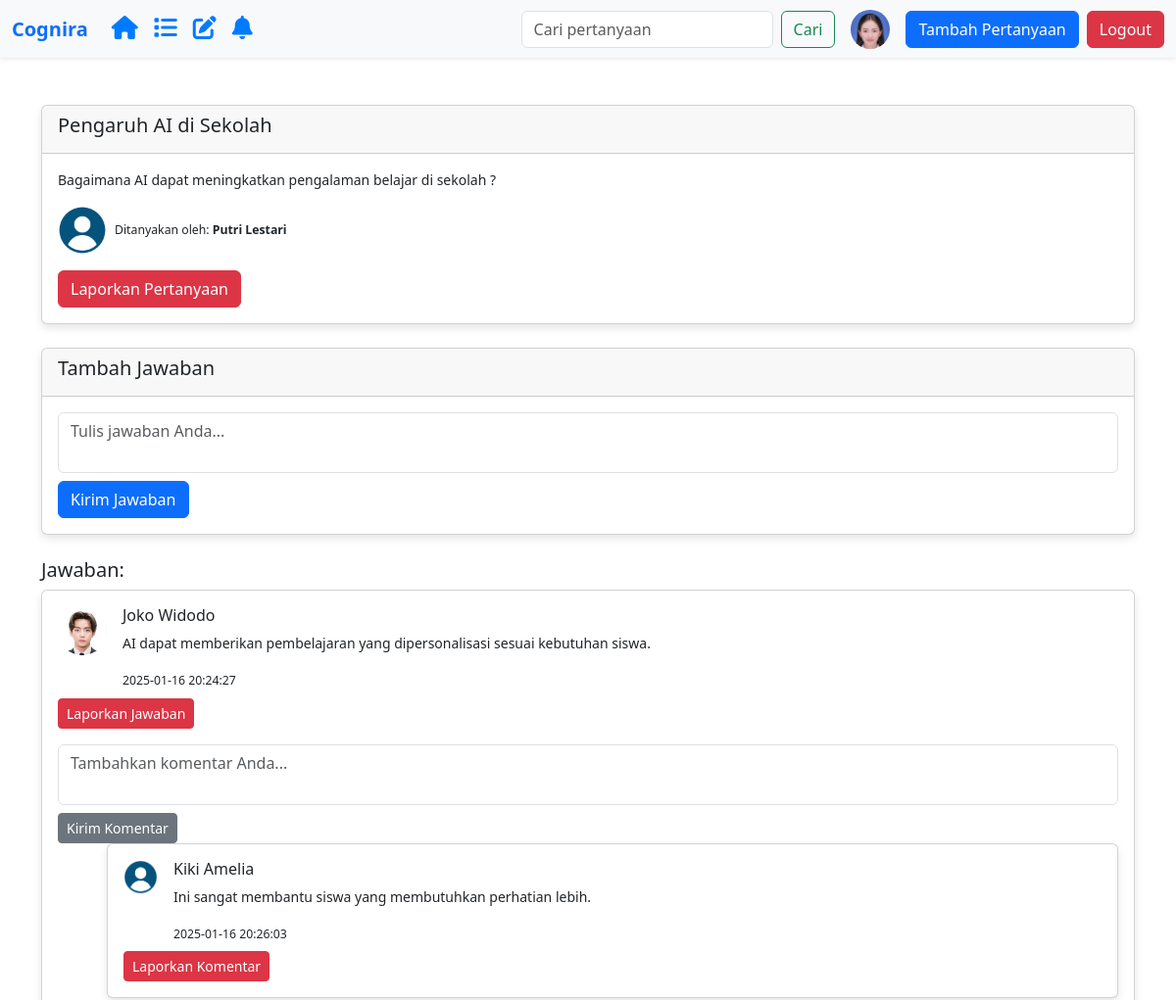
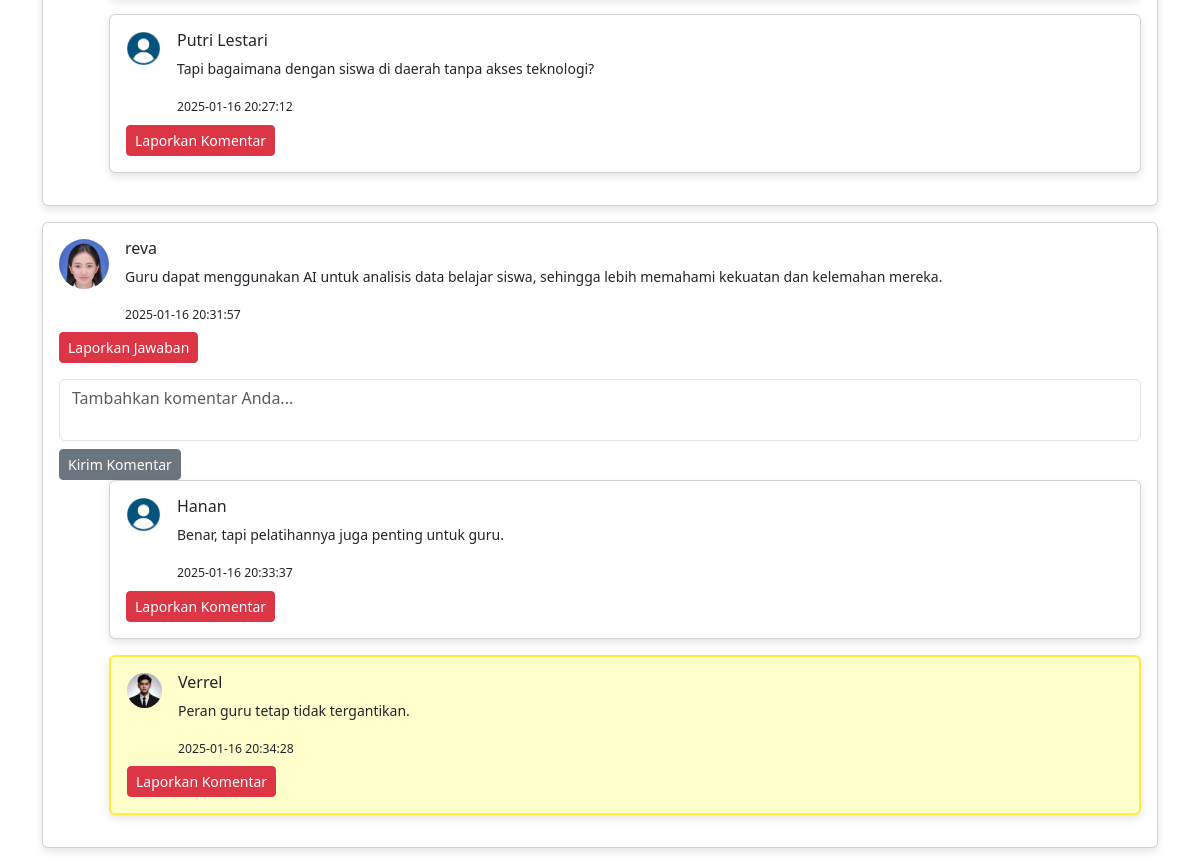
/question/question-detail.php?id=57&comment_id=75 (signed in), run on the app's committed database (2 pictures, top to bottom).
### tables this page shows
CREATE TABLE `pengguna_cognira` (
  `pengguna_id` varchar(11) NOT NULL,
  `nama_pengguna` varchar(50) NOT NULL,
  `email` varchar(100) NOT NULL,
  `kata_sandi` varchar(255) NOT NULL,
  `foto` varchar(50) DEFAULT NULL,
  `created_at` datetime NOT NULL,
  `statusblock` tinyint(1) NOT NULL DEFAULT 0,
  `blokir_hingga` datetime DEFAULT NULL
);

CREATE TABLE `questions` (
  `question_id` int(11) NOT NULL,
  `pengguna_id` varchar(11) NOT NULL,
  `title` varchar(150) NOT NULL,
  `content` text NOT NULL,
  `question_created_at` datetime NOT NULL
);

CREATE TABLE `answers` (
  `answer_id` int(11) NOT NULL,
  `question_id` int(11) NOT NULL,
  `pengguna_id` varchar(11) NOT NULL,
  `content` text NOT NULL,
  `answer_created_at` datetime NOT NULL
);

CREATE TABLE `comments` (
  `comment_id` int(11) NOT NULL,
  `answer_id` int(11) NOT NULL,
  `pengguna_id` varchar(11) NOT NULL,
  `content` text NOT NULL,
  `comment_created_at` datetime NOT NULL
);

### question/question-detail.php (the view, shortened to what this page needs)
<?php
require_once "../config.php";
require_once "../template/navbar-user.php";
$question_id = isset($_GET['id']) ? (int)$_GET['id'] : null;
$query = $koneksi->prepare("
    SELECT q.*, u.nama_pengguna, u.foto
    FROM questions q
    JOIN pengguna_cognira u ON q.pengguna_id = u.pengguna_id
    WHERE q.question_id = ?
");
$query->bind_param('i', $question_id);
$query->execute();
$question = $query->get_result()->fetch_assoc();
$answer_id = isset($_GET['answer_id']) ? (int)$_GET['answer_id'] : null;
$comment_id = isset($_GET['comment_id']) ? (int)$_GET['comment_id'] : null;
function getProfilePhoto($photo) {
    return (!empty($photo) && file_exists('../asset/uploads/' . $photo))
        ? '../asset/uploads/' . htmlspecialchars($photo)
        : '../asset/uploads/default.png';
}
?>
<!DOCTYPE html>
<html lang="id">
<head>
    <link rel="stylesheet" href="../asset/css/style.css">
    <link rel="stylesheet" href="https://cdn.jsdelivr.net/npm/bootstrap@5.3.0/dist/css/bootstrap.min.css">
</head>
<body>
    <div class="container mt-5">
        <div class="card mb-4">
            <div class="card-header"><h5><?= htmlspecialchars($question['title']); ?></h5></div>
            <div class="card-body">
                <p><?= nl2br(htmlspecialchars($question['content'])); ?></p>
                <div class="d-flex align-items-center">
                    <img src="<?= getProfilePhoto($question['foto']); ?>" alt="Foto Profil" class="profile-img me-2">
                    <small>Ditanyakan oleh: <strong><?= htmlspecialchars($question['nama_pengguna']); ?></strong></small>
                </div>
                <a href="javascript:void(0);"
                   onclick="konfirmasiLaporan('Question', <?= (int)$question['question_id']; ?>)"
                   class="btn btn-danger btn-laporkan mt-3">
                    Laporkan Pertanyaan
                </a>
            </div>
        </div>
        <div class="card mb-4">
            <div class="card-header"><h5>Tambah Jawaban</h5></div>
            <div class="card-body">
                <form action="../actions/add-answer.php" method="POST">
                    <textarea name="content" class="form-control mb-2" placeholder="Tulis jawaban Anda..." required></textarea>
                    <button type="submit" class="btn btn-primary">Kirim Jawaban</button>
                </form>
            </div>
        </div>
        <?php
        $answers_query = $koneksi->prepare("
            SELECT a.*, u.nama_pengguna, u.foto
            FROM answers a
            JOIN pengguna_cognira u ON a.pengguna_id = u.pengguna_id
            WHERE a.question_id = ?
        ");
        $answers_query->bind_param('i', $question_id);
        $answers_query->execute();
        $answers_result = $answers_query->get_result();
        ?>
        <h5>Jawaban:</h5>
        <?php while ($answer = $answers_result->fetch_assoc()) : ?>
            <div class="card mb-3 <?= ($answer_id == $answer['answer_id']) ? 'highlight' : ''; ?>"
                id="answer-<?= $answer['answer_id']; ?>">
                <div class="card-body">
                   <div class="d-flex align-items-start">
                        <img src="<?= getProfilePhoto($answer['foto']); ?>" alt="Foto Profil" class="profile-img me-3">
                   <div>
                    <h6><?= htmlspecialchars($answer['nama_pengguna']); ?></h6>
                    <p><?= nl2br(htmlspecialchars($answer['content'])); ?></p>
                    <small><?= $answer['answer_created_at']; ?></small>
                </div>
            </div>
            <a href="javascript:void(0);"
                       onclick="konfirmasiLaporan('Answer', <?= (int)$answer['answer_id']; ?>)"
                       class="btn btn-danger btn-sm btn-laporkan mt-2">
                        Laporkan Jawaban
                    </a>
                    <form action="../actions/add-comment.php" method="POST" class="mt-3">
                        <textarea name="content" class="form-control mb-2" placeholder="Tambahkan komentar Anda..." required></textarea>
                        <button type="submit" class="btn btn-secondary btn-sm">Kirim Komentar</button>
                    </form>
                    <?php
                    $comments_query = $koneksi->prepare("SELECT c.*, u.nama_pengguna, u.foto FROM comments c JOIN pengguna_cognira u ON c.pengguna_id = u.pengguna_id WHERE c.answer_id = ?");
                    $comments_query->bind_param('i', $answer['answer_id']);
                    $comments_query->execute();
                    $comments_result = $comments_query->get_result();
                    ?>
                    <?php while ($comment = $comments_result->fetch_assoc()) : ?>
                        <div class="card mb-3 comment-container <?= ($comment_id == $comment['comment_id']) ? 'highlight' : ''; ?>"
                            id="comment-<?= $comment['comment_id']; ?>">
                            <div class="card-body">
                                <div class="d-flex align-items-start">
                                    <img src="<?= getProfilePhoto($comment['foto']); ?>" alt="Foto Profil" class="comment-img me-3">
                                    <div>
                                        <h6><?= htmlspecialchars($comment['nama_pengguna']); ?></h6>
                                        <p><?= nl2br(htmlspecialchars($comment['content'])); ?></p>
                                        <small><?= $comment['comment_created_at']; ?></small>
                                    </div>
                                </div>
                                <a href="javascript:void(0);"
                                   onclick="konfirmasiLaporan('Comment', <?= (int)$comment['comment_id']; ?>)"
                                   class="btn btn-danger btn-sm btn-laporkan mt-2">
                                    Laporkan Komentar
                                </a>
                            </div>
                        </div>
                     <?php endwhile; ?>
                </div>
            </div>
        <?php endwhile; ?>
    </div>
</body>
</html>

### template/navbar-user.php (shortened to what this page needs)
<?php
require_once "../config.php";
$pengguna_id = $_SESSION['ssLogin'];
$query = $koneksi->prepare("SELECT foto FROM pengguna_cognira WHERE pengguna_id = ?");
$query->bind_param('s', $pengguna_id);
$query->execute();
$result = $query->get_result();
$user = $result->fetch_assoc();
$foto_profil = (!empty($user['foto']) && file_exists("../asset/uploads/" . $user['foto']))
    ? "../asset/uploads/" . htmlspecialchars($user['foto'])
    : "../asset/uploads/default.png";
?>
<!DOCTYPE html>
<html lang="id">
<head>
    <link rel="stylesheet" href="https://cdn.jsdelivr.net/npm/bootstrap@5.3.0/dist/css/bootstrap.min.css">
    <link rel="stylesheet" href="https://cdnjs.cloudflare.com/ajax/libs/font-awesome/6.0.0/css/all.min.css">
</head>
<body>
    <nav class="navbar navbar-expand-lg navbar-light bg-light shadow-sm">
        <div class="container-fluid">
            <a class="navbar-brand fw-bold text-primary" href="../user/dashboard-user.php">Cognira</a>
            <ul class="navbar-nav me-auto mb-2 mb-lg-0">
                <li class="nav-item">
                    <a class="nav-link" href="/app_cognira/user/dashboard-user.php">
                        <i class="fa-solid fa-house"></i>
                    </a>
                </li>
                <li class="nav-item">
                    <a class="nav-link" href="/app_cognira/question/forum.php">
                        <i class="fas fa-list"></i>
                    </a>
                </li>
                <li class="nav-item">
                    <a class="nav-link" href="/app_cognira/question/forum-without-answer.php">
                        <i class="fas fa-pen-to-square"></i>
                    </a>
                </li>
                <li class="nav-item position-relative">
                    <a class="nav-link" href="/app_cognira/user/notifikasi.php">
                        <i class="fas fa-bell"></i>
                    </a>
                </li>
            </ul>
            <form class="d-flex me-3" action="../template/search.php" method="GET">
                <input class="form-control me-2" type="search" name="query" placeholder="Cari pertanyaan" aria-label="Search">
                <button class="btn btn-outline-success" type="submit">Cari</button>
            </form>
            <div class="d-flex align-items-center">
                <a href="../user/profile-user.php">
                    <img src="<?= $foto_profil; ?>" alt="Foto Profil" class="rounded-circle me-3" width="40" height="40">
                </a>
                <a href="../user/add-question.php" class="btn btn-primary me-2">Tambah Pertanyaan</a>
                <a href="../auth/logout.php" class="btn btn-danger" onclick="return confirmLogout();">Logout</a>
            </div>
        </div>
    </nav>
</body>
</html>

### asset/css/style.css (style rules this page uses)
body { background-color: #f8f9fa; font-family: Arial, sans-serif; color: #333; margin: 0; padding: 0; }
.container { margin-top: 20px; margin-bottom: 20px; }
h1, h2, h3, h4, h5, h6 { font-weight: bold; }
.navbar { background-color: #007bff; }
.navbar .navbar-brand, .navbar .nav-link { color: white; }
.card { border: none; box-shadow: 0 4px 8px rgba(0, 0, 0, 0.1); margin-bottom: 20px; }
.card-header { font-weight: bold; background-color: #f1f1f1; }
.card-body { font-size: 14px; }
.btn-primary { background-color: #007bff; border: none; }
.btn-danger { background-color: #dc3545; border: none; }
textarea.form-control { resize: none; }
.profile-img { width: 50px; height: 50px; object-fit: cover; border-radius: 50%; margin-right: 10px; }
.bg-light { background-color: #f8f9fa !important; }

### template/navbar-user.php (style rules this page uses)
.nav-link i { color: #007bff; font-size: 1.5rem; transition: color 0.3s ease; position: relative; }

### question/question-detail.php (style rules this page uses)
.profile-img { width: 50px; height: 50px; object-fit: cover; border-radius: 50%; }
.comment-img { width: 35px; height: 35px; object-fit: cover; border-radius: 50%; }
.comment-container { margin-left: 50px; }
.btn-laporkan { margin-top: 5px; }
.highlight { background-color: #ffffcc; border: 2px solid #ffeb3b; }

### data on the page
pengguna_cognira: foto (picture)
questions: title "Pengaruh AI di Sekolah", content "Bagaimana AI dapat meningkatkan pengalaman belajar di sekolah ?", pengguna.foto (placeholder picture), pengguna.nama_pengguna "Putri Lestari"
answers: pengguna.foto (picture), pengguna.nama_pengguna "Joko Widodo", content "AI dapat memberikan pembelajaran yang dipersonalisasi sesuai kebutuhan siswa.", answer_created_at "2025-01-16 20:24:27"
comments: pengguna.foto (placeholder picture), pengguna.nama_pengguna "Kiki Amelia", content "Ini sangat membantu siswa yang membutuhkan perhatian lebih.", comment_created_at "2025-01-16 20:26:03"
comments: pengguna.foto (placeholder picture), pengguna.nama_pengguna "Putri Lestari", content "Tapi bagaimana dengan siswa di daerah tanpa akses teknologi?", comment_created_at "2025-01-16 20:27:12"
answers: pengguna.foto (picture), pengguna.nama_pengguna "reva", content "Guru dapat menggunakan AI untuk analisis data belajar siswa, sehingga lebih memahami kekuatan dan kelemahan mereka.", answer_created_at "2025-01-16 20:31:57"
comments: pengguna.foto (placeholder picture), pengguna.nama_pengguna "Hanan", content "Benar, tapi pelatihannya juga penting untuk guru.", comment_created_at "2025-01-16 20:33:37"
comments: pengguna.foto (picture), pengguna.nama_pengguna "Verrel", content "Peran guru tetap tidak tergantikan.", comment_created_at "2025-01-16 20:34:28"
